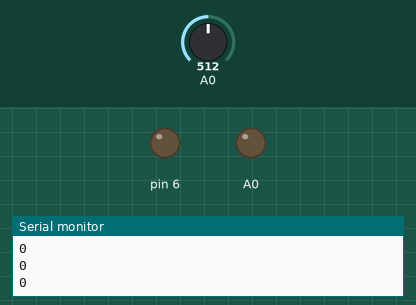
Bench run of a sketch on a simulated Arduino Uno, built with avr-gcc and run on an emulated ATmega328P. Parts: output pins drawn as LEDs (lit = HIGH), the last lines printed to the serial monitor. The inputs (shaded band) are chosen by the test bench; at power-on: A0 = 512.

Above: at 1.2 s.
1.3 s: A0 set to 14
2.8 s: A0 set to 11
At 3.32 s:
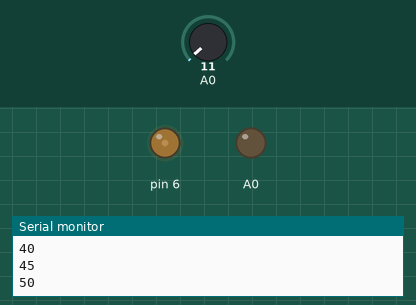
At 5.9 s:
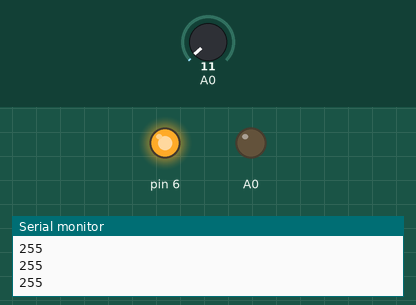
Timing chart, 0 to 7.4 s (numbered marks = the images above; inputs shaded):
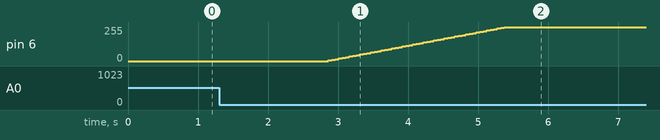

Measured:
- the behaviour switches between 13 and 12 on A0 (found by bisection; images 0 and 1)
- after the input at 2.8 s, pin 6: moves from 0/255 to 255/255 over 2.5 s, starting after 0.06 s

The sketch:

led_acendendo_com_o_toque.ino
```cpp
int var = 0, var2 = 0;
void setup()
{
  pinMode(A0, OUTPUT);
  pinMode(6, OUTPUT);
  Serial.begin(9600);
}

void loop()
{
  Serial.println(var2);
  var = analogRead(A0);
  delay(50);
  if (var < 13){
    if (var2 < 255) {
      var2 = var2+5;
   analogWrite(6, var2);
    }


  }
  else {
    if( var2 > 0){
      var2 = var2-5;
      analogWrite(6, var2);
    }

  }
}
```
